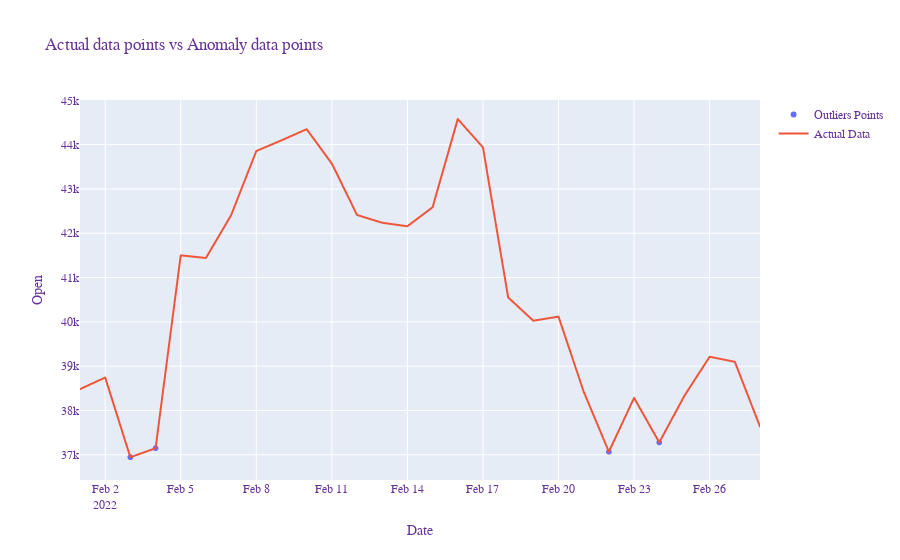
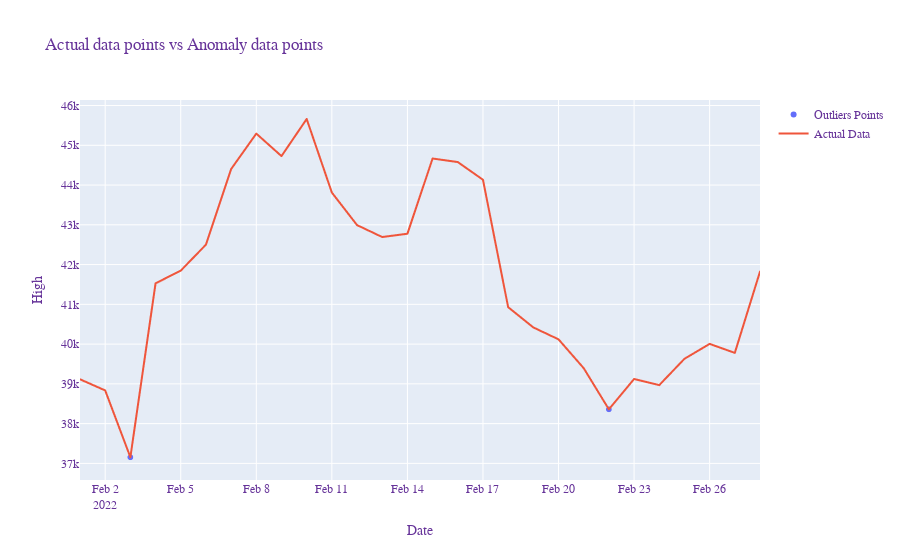
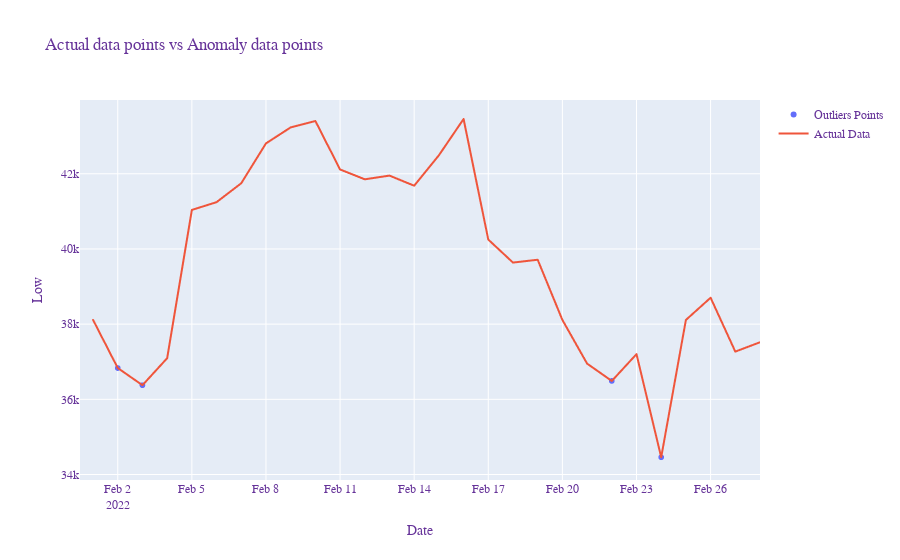
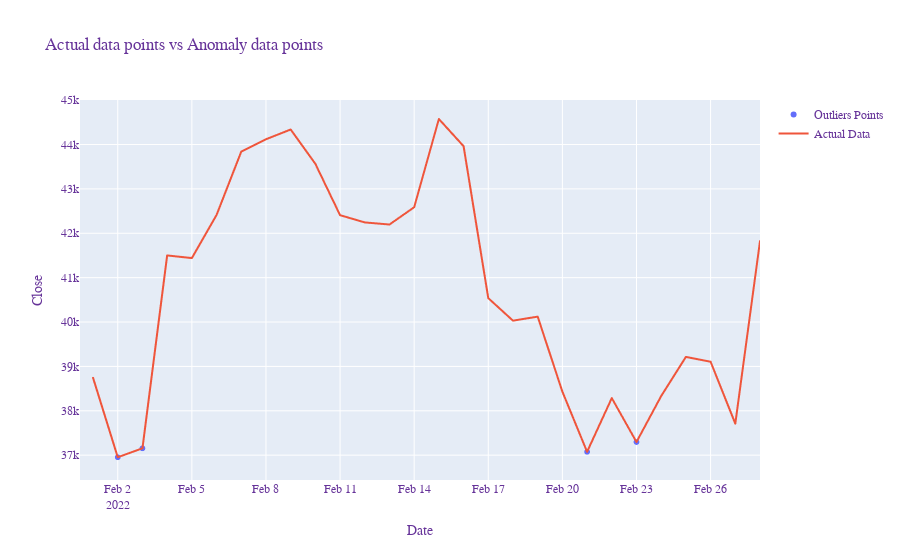

Here is the notebook cell these charts were saved with, in order:
### Code cell
for i, (xx, yy) in enumerate(zip(dfcol, outlier_list)):
               
      # Plot  anomalies
      outlier_df =outlier_list[i]
      series = df[xx]
      
      fig = go.Figure()
         # Add outlier_df trace
      fig.add_trace(go.Scattergl(x = outlier_df.index, y = outlier_df,
                        mode='markers',
                        name='Outliers Points'))
         
         #Add df trace
      fig.add_trace(go.Scattergl(x = series.index, y = series, mode = 'lines',
                        name='Actual Data'))

      fig.update_layout(
         title="Actual data points vs Anomaly data points",
         xaxis_title= "Date",
         yaxis_title= str(xx),    
         font=dict(
            family="Courier New, monospace",
            size=12,
            color="RebeccaPurple"))

      fig.show()

### Figure 1 — Plotly figure (JSON) as saved in the notebook; plotly's stock layout.template omitted (floating-point values rounded to 4 significant figures)
{"data": [{"mode": "markers", "name": "Outliers Points", "type": "scattergl", "x": ["2022-02-03T00:00:00", "2022-02-04T00:00:00", "2022-02-22T00:00:00", "2022-02-24T00:00:00"], "y": [36940.0, 37150.0, 37070.0, 37280.0]}, {"mode": "lines", "name": "Actual Data", "type": "scattergl", "x": ["2022-02-01T00:00:00", "2022-02-02T00:00:00", "2022-02-03T00:00:00", "2022-02-04T00:00:00", "2022-02-05T00:00:00", "2022-02-06T00:00:00", "2022-02-07T00:00:00", "2022-02-08T00:00:00", "2022-02-09T00:00:00", "2022-02-10T00:00:00", "2022-02-11T00:00:00", "2022-02-12T00:00:00", "2022-02-13T00:00:00", "2022-02-14T00:00:00", "2022-02-15T00:00:00", "2022-02-16T00:00:00", "2022-02-17T00:00:00", "2022-02-18T00:00:00", "2022-02-19T00:00:00", "2022-02-20T00:00:00", "2022-02-21T00:00:00", "2022-02-22T00:00:00", "2022-02-23T00:00:00", "2022-02-24T00:00:00", "2022-02-25T00:00:00", "2022-02-26T00:00:00", "2022-02-27T00:00:00", "2022-02-28T00:00:00"], "y": [38480.0, 38740.0, 36940.0, 37150.0, 41500.0, 41440.0, 42410.0, 43850.0, 44100.0, 44350.0, 43570.0, 42410.0, 42240.0, 42160.0, 42590.0, 44580.0, 43940.0, 40550.0, 40030.0, 40120.0, 38420.0, 37070.0, 38290.0, 37280.0, 38330.0, 39210.0, 39100.0, 37640.0]}], "layout": {"font": {"color": "RebeccaPurple", "family": "Courier New, monospace", "size": 12}, "title": {"text": "Actual data points vs Anomaly data points"}, "xaxis": {"title": {"text": "Date"}}, "yaxis": {"title": {"text": "Open"}}}}

### Figure 2 — Plotly figure (JSON) as saved in the notebook; plotly's stock layout.template omitted (floating-point values rounded to 4 significant figures)
{"data": [{"mode": "markers", "name": "Outliers Points", "type": "scattergl", "x": ["2022-02-03T00:00:00", "2022-02-22T00:00:00"], "y": [37150.0, 38360.0]}, {"mode": "lines", "name": "Actual Data", "type": "scattergl", "x": ["2022-02-01T00:00:00", "2022-02-02T00:00:00", "2022-02-03T00:00:00", "2022-02-04T00:00:00", "2022-02-05T00:00:00", "2022-02-06T00:00:00", "2022-02-07T00:00:00", "2022-02-08T00:00:00", "2022-02-09T00:00:00", "2022-02-10T00:00:00", "2022-02-11T00:00:00", "2022-02-12T00:00:00", "2022-02-13T00:00:00", "2022-02-14T00:00:00", "2022-02-15T00:00:00", "2022-02-16T00:00:00", "2022-02-17T00:00:00", "2022-02-18T00:00:00", "2022-02-19T00:00:00", "2022-02-20T00:00:00", "2022-02-21T00:00:00", "2022-02-22T00:00:00", "2022-02-23T00:00:00", "2022-02-24T00:00:00", "2022-02-25T00:00:00", "2022-02-26T00:00:00", "2022-02-27T00:00:00", "2022-02-28T00:00:00"], "y": [39120.0, 38830.0, 37150.0, 41530.0, 41850.0, 42500.0, 44400.0, 45290.0, 44730.0, 45660.0, 43810.0, 42990.0, 42690.0, 42780.0, 44670.0, 44580.0, 44130.0, 40930.0, 40420.0, 40120.0, 39390.0, 38360.0, 39120.0, 38970.0, 39630.0, 40010.0, 39780.0, 41820.0]}], "layout": {"font": {"color": "RebeccaPurple", "family": "Courier New, monospace", "size": 12}, "title": {"text": "Actual data points vs Anomaly data points"}, "xaxis": {"title": {"text": "Date"}}, "yaxis": {"title": {"text": "High"}}}}

### Figure 3 — Plotly figure (JSON) as saved in the notebook; plotly's stock layout.template omitted (floating-point values rounded to 4 significant figures)
{"data": [{"mode": "markers", "name": "Outliers Points", "type": "scattergl", "x": ["2022-02-02T00:00:00", "2022-02-03T00:00:00", "2022-02-22T00:00:00", "2022-02-24T00:00:00"], "y": [36830.0, 36380.0, 36490.0, 34460.0]}, {"mode": "lines", "name": "Actual Data", "type": "scattergl", "x": ["2022-02-01T00:00:00", "2022-02-02T00:00:00", "2022-02-03T00:00:00", "2022-02-04T00:00:00", "2022-02-05T00:00:00", "2022-02-06T00:00:00", "2022-02-07T00:00:00", "2022-02-08T00:00:00", "2022-02-09T00:00:00", "2022-02-10T00:00:00", "2022-02-11T00:00:00", "2022-02-12T00:00:00", "2022-02-13T00:00:00", "2022-02-14T00:00:00", "2022-02-15T00:00:00", "2022-02-16T00:00:00", "2022-02-17T00:00:00", "2022-02-18T00:00:00", "2022-02-19T00:00:00", "2022-02-20T00:00:00", "2022-02-21T00:00:00", "2022-02-22T00:00:00", "2022-02-23T00:00:00", "2022-02-24T00:00:00", "2022-02-25T00:00:00", "2022-02-26T00:00:00", "2022-02-27T00:00:00", "2022-02-28T00:00:00"], "y": [38110.0, 36830.0, 36380.0, 37090.0, 41040.0, 41240.0, 41750.0, 42810.0, 43230.0, 43400.0, 42110.0, 41850.0, 41950.0, 41680.0, 42490.0, 43460.0, 40250.0, 39640.0, 39710.0, 38110.0, 36950.0, 36490.0, 37200.0, 34460.0, 38110.0, 38700.0, 37270.0, 37520.0]}], "layout": {"font": {"color": "RebeccaPurple", "family": "Courier New, monospace", "size": 12}, "title": {"text": "Actual data points vs Anomaly data points"}, "xaxis": {"title": {"text": "Date"}}, "yaxis": {"title": {"text": "Low"}}}}

### Figure 4 — Plotly figure (JSON) as saved in the notebook; plotly's stock layout.template omitted (floating-point values rounded to 4 significant figures)
{"data": [{"mode": "markers", "name": "Outliers Points", "type": "scattergl", "x": ["2022-02-02T00:00:00", "2022-02-03T00:00:00", "2022-02-21T00:00:00", "2022-02-23T00:00:00"], "y": [36950.0, 37150.0, 37080.0, 37300.0]}, {"mode": "lines", "name": "Actual Data", "type": "scattergl", "x": ["2022-02-01T00:00:00", "2022-02-02T00:00:00", "2022-02-03T00:00:00", "2022-02-04T00:00:00", "2022-02-05T00:00:00", "2022-02-06T00:00:00", "2022-02-07T00:00:00", "2022-02-08T00:00:00", "2022-02-09T00:00:00", "2022-02-10T00:00:00", "2022-02-11T00:00:00", "2022-02-12T00:00:00", "2022-02-13T00:00:00", "2022-02-14T00:00:00", "2022-02-15T00:00:00", "2022-02-16T00:00:00", "2022-02-17T00:00:00", "2022-02-18T00:00:00", "2022-02-19T00:00:00", "2022-02-20T00:00:00", "2022-02-21T00:00:00", "2022-02-22T00:00:00", "2022-02-23T00:00:00", "2022-02-24T00:00:00", "2022-02-25T00:00:00", "2022-02-26T00:00:00", "2022-02-27T00:00:00", "2022-02-28T00:00:00"], "y": [38740.0, 36950.0, 37150.0, 41500.0, 41440.0, 42410.0, 43840.0, 44120.0, 44340.0, 43570.0, 42410.0, 42240.0, 42200.0, 42590.0, 44580.0, 43960.0, 40540.0, 40030.0, 40120.0, 38430.0, 37080.0, 38290.0, 37300.0, 38330.0, 39210.0, 39110.0, 37710.0, 41820.0]}], "layout": {"font": {"color": "RebeccaPurple", "family": "Courier New, monospace", "size": 12}, "title": {"text": "Actual data points vs Anomaly data points"}, "xaxis": {"title": {"text": "Date"}}, "yaxis": {"title": {"text": "Close"}}}}
